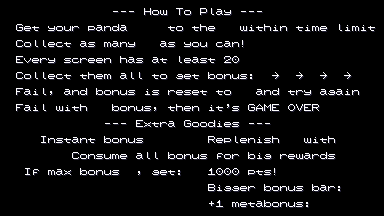

The image is a tile-based game level rendered from a .tmx file. Its description and complete source (layers, tilesets, objects, tile grids) follow:
An orthogonal 48x27 tile map with 8x8 px tiles, 1 tile layer (tiles), 2 tilesets and 27 objects.

<map version="1.10" tiledversion="1.11.0" orientation="orthogonal" renderorder="right-up" width="48" height="27" tilewidth="8" tileheight="8" infinite="0" nextlayerid="3" nextobjectid="36">
 <tileset firstgid="1" source="../fonts/Spritefont_Medium.tsx" />
 <tileset firstgid="81" source="../graphics/Sprites.tsx" />
 <layer id="1" name="tiles" width="48" height="27">
  <data encoding="csv">
0,0,0,0,0,0,0,0,0,0,0,0,0,0,0,0,0,0,0,0,0,0,0,0,0,0,0,0,0,0,0,0,0,0,0,0,0,0,0,0,0,0,0,0,0,0,0,0,
0,0,0,0,0,0,0,0,0,0,0,0,0,0,38,38,38,0,48,25,33,0,60,25,0,56,22,11,35,0,38,38,38,0,0,0,0,0,0,0,0,0,0,0,0,0,0,0,
0,0,0,0,0,0,0,0,0,0,0,0,0,0,0,0,0,0,0,0,0,0,0,0,0,0,0,0,0,0,0,0,0,0,0,0,0,0,0,0,0,0,0,0,0,0,0,0,
0,0,47,15,30,0,35,25,31,28,0,26,11,24,14,11,0,0,0,0,0,30,25,0,30,18,15,0,0,0,33,19,30,18,19,24,0,30,19,23,15,0,22,19,23,19,30,0,
0,0,0,0,0,0,0,0,0,0,0,0,0,0,0,0,0,0,0,0,0,0,0,0,0,0,0,0,0,0,0,0,0,0,0,0,0,0,0,0,0,0,0,0,0,0,0,0,
0,0,43,25,22,22,15,13,30,0,11,29,0,23,11,24,35,0,0,0,11,29,0,35,25,31,0,13,11,24,40,0,0,0,0,0,0,0,0,0,0,0,0,0,0,0,0,0,
0,0,0,0,0,0,0,0,0,0,0,0,0,0,0,0,0,0,0,0,0,0,0,0,0,0,0,0,0,0,0,0,0,0,0,0,0,0,0,0,0,0,0,0,0,0,0,0,
0,0,45,32,15,28,35,0,29,13,28,15,15,24,0,18,11,29,0,11,30,0,22,15,11,29,30,0,3,1,0,0,0,0,0,0,0,0,0,0,0,0,0,0,0,0,0,0,
0,0,0,0,0,0,0,0,0,0,0,0,0,0,0,0,0,0,0,0,0,0,0,0,0,0,0,0,0,0,0,0,0,0,0,0,0,0,0,0,0,0,0,0,0,0,0,0,
0,0,43,25,22,22,15,13,30,0,30,18,15,23,0,11,22,22,0,30,25,0,17,15,30,0,12,25,24,31,29,37,0,0,72,0,0,72,0,0,72,0,0,72,0,0,0,0,
0,0,0,0,0,0,0,0,0,0,0,0,0,0,0,0,0,0,0,0,0,0,0,0,0,0,0,0,0,0,0,0,0,0,0,0,0,0,0,0,0,0,0,0,0,0,0,0,
0,0,46,11,19,22,68,0,11,24,14,0,12,25,24,31,29,0,19,29,0,28,15,29,15,30,0,30,25,0,0,0,11,24,14,0,30,28,35,0,11,17,11,19,24,0,0,0,
0,0,0,0,0,0,0,0,0,0,0,0,0,0,0,0,0,0,0,0,0,0,0,0,0,0,0,0,0,0,0,0,0,0,0,0,0,0,0,0,0,0,0,0,0,0,0,0,
0,0,46,11,19,22,0,33,19,30,18,0,0,0,12,25,24,31,29,68,0,30,18,15,24,0,19,30,73,29,0,47,41,53,45,0,55,62,45,58,0,0,0,0,0,0,0,0,
0,0,0,0,0,0,0,0,0,0,0,0,0,0,0,0,0,0,0,0,0,0,0,0,0,0,0,0,0,0,0,0,0,0,0,0,0,0,0,0,0,0,0,0,0,0,0,0,
0,0,0,0,0,0,0,0,0,0,0,0,0,38,38,38,0,45,34,30,28,11,0,47,25,25,14,19,15,29,0,38,38,38,0,0,0,0,0,0,0,0,0,0,0,0,0,0,
0,0,0,0,0,0,0,0,0,0,0,0,0,0,0,0,0,0,0,0,0,0,0,0,0,0,0,0,0,0,0,0,0,0,0,0,0,0,0,0,0,0,0,0,0,0,0,0,
0,0,0,0,0,49,24,29,30,11,24,30,0,12,25,24,31,29,0,0,0,0,0,0,0,0,58,15,26,22,15,24,19,29,18,0,0,0,33,19,30,18,0,0,0,0,0,0,
0,0,0,0,0,0,0,0,0,0,0,0,0,0,0,0,0,0,0,0,0,0,0,0,0,0,0,0,0,0,0,0,0,0,0,0,0,0,0,0,0,0,0,0,0,0,0,0,
0,0,0,0,0,0,0,0,0,43,25,24,29,31,23,15,0,11,22,22,0,12,25,24,31,29,0,16,25,28,0,12,19,17,0,28,15,33,11,28,14,29,0,0,0,0,0,0,
0,0,0,0,0,0,0,0,0,0,0,0,0,0,0,0,0,0,0,0,0,0,0,0,0,0,0,0,0,0,0,0,0,0,0,0,0,0,0,0,0,0,0,0,0,0,0,0,
0,0,0,49,16,0,23,11,34,0,12,25,24,31,29,0,0,68,0,17,15,30,37,0,0,0,2,1,1,1,0,26,30,29,40,0,0,0,0,0,0,0,0,0,0,0,0,0,
0,0,0,0,0,0,0,0,0,0,0,0,0,0,0,0,0,0,0,0,0,0,0,0,0,0,0,0,0,0,0,0,0,0,0,0,0,0,0,0,0,0,0,0,0,0,0,0,
0,0,0,0,0,0,0,0,0,0,0,0,0,0,0,0,0,0,0,0,0,0,0,0,0,0,42,19,17,17,15,28,0,12,25,24,31,29,0,12,11,28,37,0,0,0,0,0,
0,0,0,0,0,0,0,0,0,0,0,0,0,0,0,0,0,0,0,0,0,0,0,0,0,0,0,0,0,0,0,0,0,0,0,0,0,0,0,0,0,0,0,0,0,0,0,0,
0,0,0,0,0,0,0,0,0,0,0,0,0,0,0,0,0,0,0,0,0,0,0,0,0,0,74,2,0,23,15,30,11,12,25,24,31,29,37,0,0,0,0,0,0,0,0,0,
0,0,0,0,0,0,0,0,0,0,0,0,0,0,0,0,0,0,0,0,0,0,0,0,0,0,0,0,0,0,0,0,0,0,0,0,0,0,0,0,0,0,0,0,0,0,0,0
</data>
 </layer>
 <objectgroup id="2" name="objects">
  <object id="1" gid="101" x="134" y="34" width="12" height="12" />
  <object id="2" gid="131" x="150" y="34" width="12" height="12" />
  <object id="3" gid="156" x="222" y="34" width="12" height="12" />
  <object id="4" gid="157" x="222" y="34" width="12" height="12" />
  <object id="5" gid="145" x="142" y="50" width="12" height="12" />
  <object id="6" gid="145" x="246" y="66" width="12" height="12" />
  <object id="13" gid="171" x="258" y="82" width="12" height="12" />
  <object id="14" gid="172" x="282" y="82" width="12" height="12" />
  <object id="15" gid="173" x="306" y="82" width="12" height="12" />
  <object id="16" gid="174" x="330" y="82" width="12" height="12" />
  <object id="17" gid="175" x="354" y="82" width="12" height="12" />
  <object id="18" gid="171" x="238" y="98" width="12" height="12" />
  <object id="19" gid="171" x="94" y="114" width="12" height="12" />
  <object id="20" gid="164" x="22" y="146" width="12" height="12" />
  <object id="23" gid="82" x="190" y="146" width="12" height="12" />
  <object id="24" gid="185" x="342" y="146" width="12" height="12" />
  <object id="25" gid="145" x="286" y="146" width="12" height="12" />
  <object id="26" gid="197" x="22" y="162" width="12" height="12" />
  <object id="27" gid="196" x="38" y="162" width="12" height="12" />
  <object id="28" gid="195" x="54" y="162" width="12" height="12" />
  <object id="29" gid="175" x="125" y="178" width="12" height="12" />
  <object id="30" gid="197" x="190" y="178" width="12" height="12" />
  <object id="31" gid="195" x="190" y="194" width="12" height="12" />
  <object id="32" gid="196" x="190" y="210" width="12" height="12" />
  <object id="33" gid="180" x="350" y="194" width="12" height="12" />
  <object id="34" gid="172" x="318" y="210" width="12" height="12" />
  <object id="35" gid="175" x="330" y="210" width="12" height="12" />
 </objectgroup>
</map>
